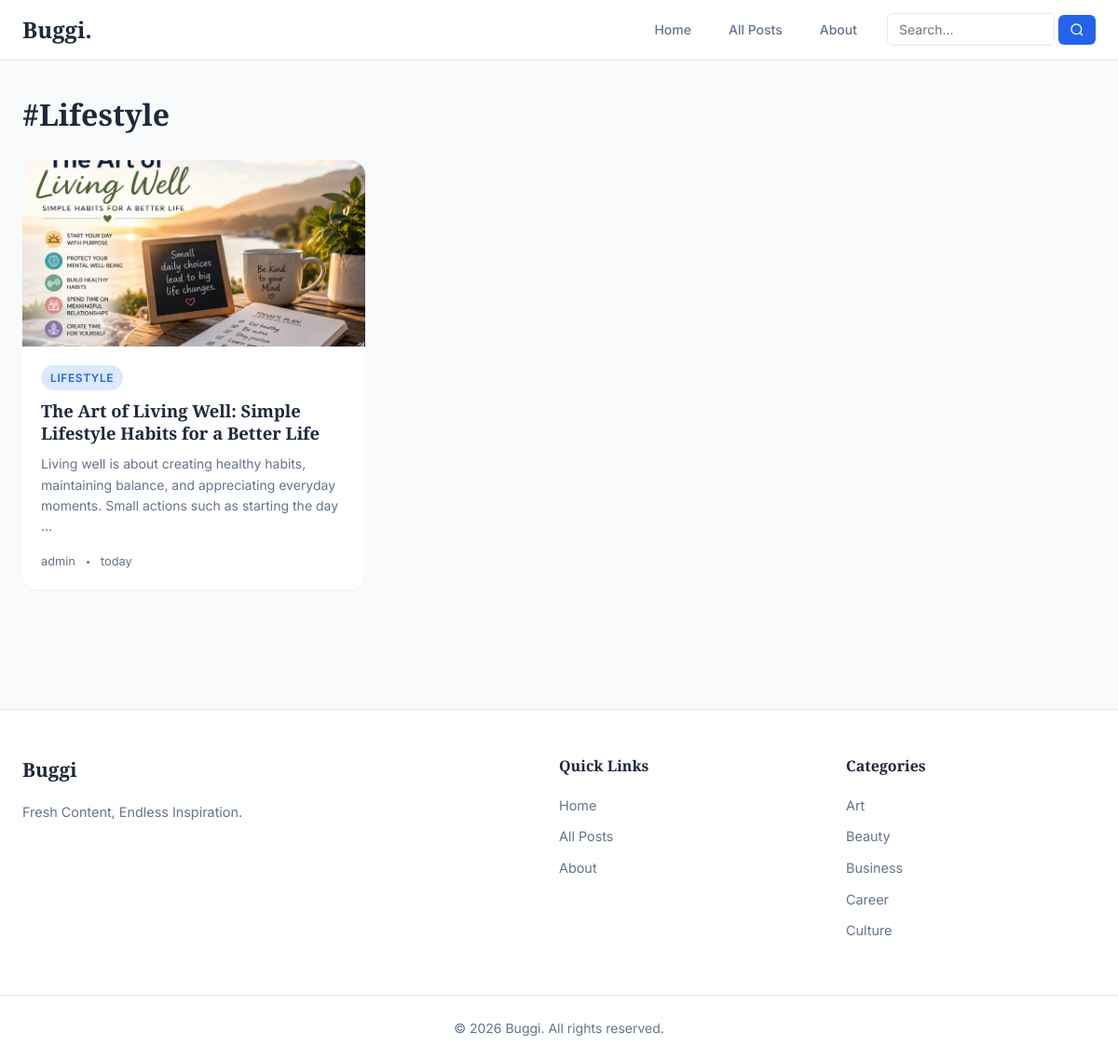
Page /tag/lifestyle/ on the committed database.
### blog/models.py (models this page shows, shortened)
class Tag(models.Model):
    name = models.CharField(max_length=50, unique=True)
    slug = models.SlugField(max_length=50, unique=True)
    class Meta:
        ordering = ['name']

class Post(models.Model):
    STATUS_CHOICES = [
        ('draft', 'Draft'),
        ('published', 'Published'),
    ]
    title = models.CharField(max_length=200)
    slug = models.SlugField(max_length=200, unique=True)
    author = models.ForeignKey(User, on_delete=models.CASCADE, related_name='posts')
    summary = models.TextField(max_length=500, blank=True, help_text="Brief summary of the post")
    content = RichTextUploadingField()
    featured_image = models.ImageField(upload_to='posts/%Y/%m/', blank=True, null=True)
    category = models.ForeignKey(Category, on_delete=models.SET_NULL, null=True, blank=True, related_name='posts')
    tags = models.ManyToManyField(Tag, blank=True, related_name='posts')
    status = models.CharField(max_length=10, choices=STATUS_CHOICES, default='draft')
    created_at = models.DateTimeField(auto_now_add=True)
    updated_at = models.DateTimeField(auto_now=True)
    published_at = models.DateTimeField(null=True, blank=True)
    class Meta:
        ordering = ['-published_at', '-created_at']
    def get_absolute_url(self):
        return reverse('blog:post_detail', kwargs={'slug': self.slug})

class Category(models.Model):
    name = models.CharField(max_length=100, unique=True)
    slug = models.SlugField(max_length=100, unique=True)
    description = models.TextField(blank=True)
    class Meta:
        verbose_name_plural = "categories"
        ordering = ['name']
    def get_absolute_url(self):
        return reverse('blog:category_posts', kwargs={'slug': self.slug})

### blog/views.py (the view)
# urls.py: path('tag/<slug:slug>/', views.TagPostListView.as_view(), name='tag_posts'),
class TagPostListView(ListView):
    model = Post
    template_name = 'blog/tag_posts.html'
    context_object_name = 'posts'
    paginate_by = 9
    def get_queryset(self):
        self.tag = get_object_or_404(Tag, slug=self.kwargs['slug'])
        return Post.objects.filter(status='published', tags=self.tag).select_related('category', 'author').prefetch_related('tags')
    def get_context_data(self, **kwargs):
        context = super().get_context_data(**kwargs)
        context['tag'] = self.tag
        context['categories'] = Category.objects.all()
        context['tags'] = Tag.objects.all()
        return context

### blog/templates/blog/tag_posts.html (shortened to what this page needs)
{% extends 'blog/base.html' %}
{% load humanize %}
{% block content %}
<section class="section">
    <div class="section-header">
        <h1>#{{ tag.name }}</h1>
    </div>
    <div class="posts-grid">
        {% for post in posts %}
        <article class="post-card">
            {% if post.featured_image %}
            <div class="post-card-image">
                <img src="{{ post.featured_image.url }}" alt="{{ post.title }}">
            </div>
            {% endif %}
            <div class="post-card-content">
                <span class="badge">{{ post.category.name|default:"Uncategorized" }}</span>
                <h3><a href="{{ post.get_absolute_url }}">{{ post.title }}</a></h3>
                <p>{{ post.summary|default:post.content|truncatewords:20 }}</p>
                <div class="meta">
                    <span>{{ post.author.get_full_name|default:post.author.username }}</span>
                    <span>{{ post.published_at|naturalday }}</span>
                </div>
            </div>
        </article>
        {% empty %}
        <p class="empty-message">No posts with this tag yet.</p>
        {% endfor %}
    </div>
</section>
{% endblock %}

### blog/templates/blog/base.html (shortened to what this page needs)
<!DOCTYPE html>
<html lang="en">
<head>
    {% load static %}
    <link rel="stylesheet" href="{% static 'blog/css/style.css' %}">
</head>
<body>
    <header class="header">
        <nav class="navbar">
            <div class="nav-brand">
                <a href="{% url 'blog:home' %}">Buggi.</a>
            </div>
            <ul class="nav-menu">
                <li><a href="{% url 'blog:home' %}" class="{% if request.resolver_match.url_name == 'home' %}active{% endif %}">Home</a></li>
                <li><a href="{% url 'blog:post_list' %}" class="{% if request.resolver_match.url_name == 'post_list' %}active{% endif %}">All Posts</a></li>
                <li><a href="{% url 'blog:about' %}" class="{% if request.resolver_match.url_name == 'about' %}active{% endif %}">About</a></li>
                <li>
                    <form class="search-form" action="{% url 'blog:search' %}" method="get">
                        <input type="text" name="q" placeholder="Search..." value="{{ request.GET.q|default:'' }}">
                        <button type="submit" aria-label="Search">
                            <svg width="16" height="16" viewBox="0 0 24 24" fill="none" stroke="currentColor" stroke-width="2">
                                <circle cx="11" cy="11" r="8"></circle>
                                <path d="m21 21-4.35-4.35"></path>
                            </svg>
                        </button>
                    </form>
                </li>
            </ul>
        </nav>
    </header>
    <main class="main-content">
        {% block content %}{% endblock %}
    </main>
    <footer class="footer">
        <div class="footer-content">
            <div class="footer-section">
                <h3>Buggi</h3>
                <p>Fresh Content, Endless Inspiration.</p>
            </div>
            <div class="footer-section">
                <h4>Quick Links</h4>
                <ul>
                    <li><a href="{% url 'blog:home' %}">Home</a></li>
                    <li><a href="{% url 'blog:post_list' %}">All Posts</a></li>
                    <li><a href="{% url 'blog:about' %}">About</a></li>
                </ul>
            </div>
            <div class="footer-section">
                <h4>Categories</h4>
                <ul>
                    {% for cat in categories|slice:":5" %}
                    <li><a href="{{ cat.get_absolute_url }}">{{ cat.name }}</a></li>
                    {% empty %}
                    <li>No categories yet</li>
                    {% endfor %}
                </ul>
            </div>
        </div>
        <div class="footer-bottom">
            <p>&copy; {% now "Y" %} Buggi. All rights reserved.</p>
        </div>
    </footer>
</body>
</html>

### rows in the picture
Tag: name "Lifestyle"
Post: featured_image (picture), category.name "LIFESTYLE", title "The Art of Living Well: Simple Lifestyle Habits for a Better Life", summary "Living well is about creating healthy habits, maintaining balance, and appreciating everyday moments. Small actions such as starting the day …", author.get_full_name "admin", published_at "today"
Category: name "Art"
Category: name "Beauty"
Category: name "Business"
Category: name "Career"
Category: name "Culture"
